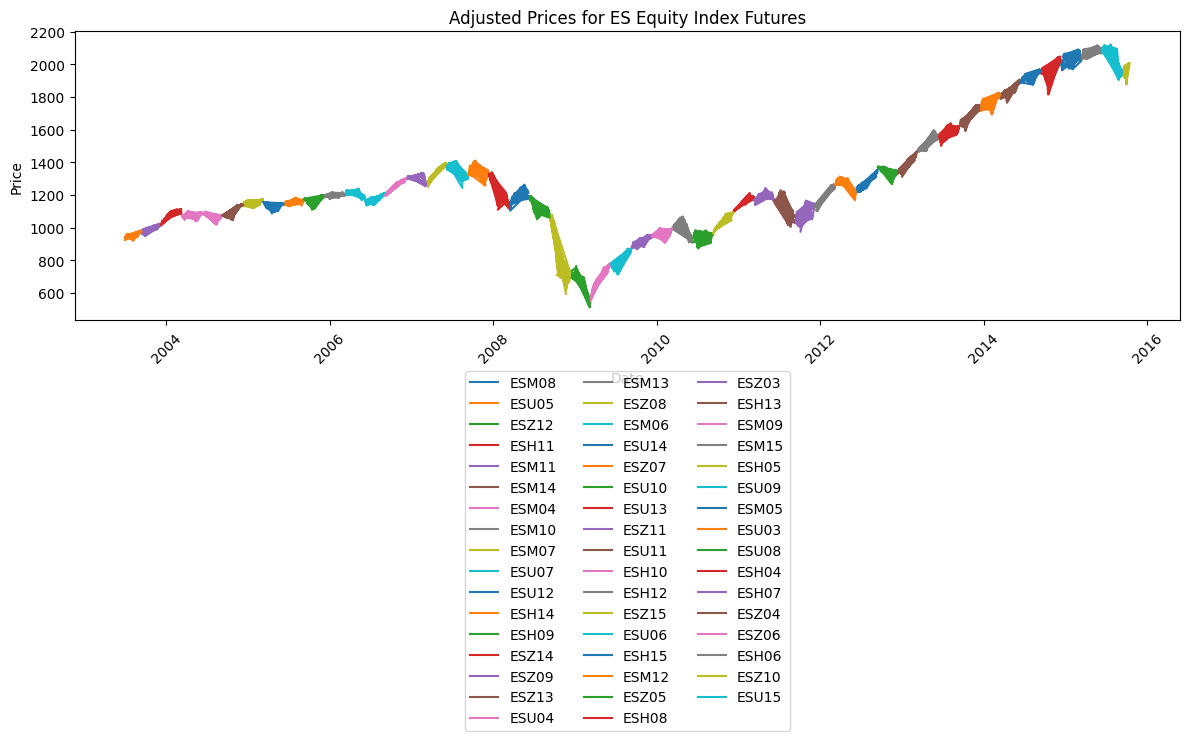

Generate this figure with Python:
from pathlib import Path

import matplotlib.pyplot as plt
from snowflake.snowpark.functions import col, date_trunc

from analyses.snowflake_utils import get_snowflake_connection


def plot_es_futures_adjusted():
    """
    Plot the adjusted prices for ES futures.
    """

    print("Plotting ES futures adjusted prices")

    # Connect to Snowflake
    session = get_snowflake_connection()

    # Create a table object for the ES futures data after adjustment
    es_futures = session.table(
        "data_platform.transform.int__es_equity_index_future__continuous"
    )

    print(f"Number of rows in the ES futures table: {es_futures.count():,}")

    # Sample the data and aggregate by day to reduce the number of points
    sampled_data = (
        es_futures.select(
            date_trunc("DAY", col("trading_datetime")).alias("date"),
            col("contract_symbol"),
            col("price"),
        )
        .groupBy("date", "contract_symbol")
        .agg({"price": "mean"})
        .withColumnRenamed("AVG(PRICE)", "avg_price")
        .sample(n=10000)
    )

    # Convert to pandas DataFrame
    df = sampled_data.to_pandas()

    # Create the plot
    plt.figure(figsize=(12, 8))  # Increased figure height to accommodate legend
    for symbol in df["CONTRACT_SYMBOL"].unique():
        symbol_data = df[df["CONTRACT_SYMBOL"] == symbol]
        plt.plot(symbol_data["DATE"], symbol_data["AVG_PRICE"], label=symbol)

    plt.title("Adjusted Prices for ES Equity Index Futures")
    plt.xlabel("Date")
    plt.ylabel("Price")
    plt.xticks(rotation=45)

    # Move legend below the plot
    plt.legend(bbox_to_anchor=(0.5, -0.15), loc="upper center", ncol=3)

    # Adjust layout to prevent cutting off the legend
    plt.tight_layout()

    # Save the plot
    script_dir = Path(__file__).parent.resolve()
    plot_name = f"{Path(__file__).stem}.png"
    plot_path = script_dir / plot_name
    plt.savefig(plot_path, bbox_inches="tight")
    print(f"Plot saved as {plot_path}\n\n")

    session.close()


if __name__ == "__main__":
    plot_es_futures_adjusted()
